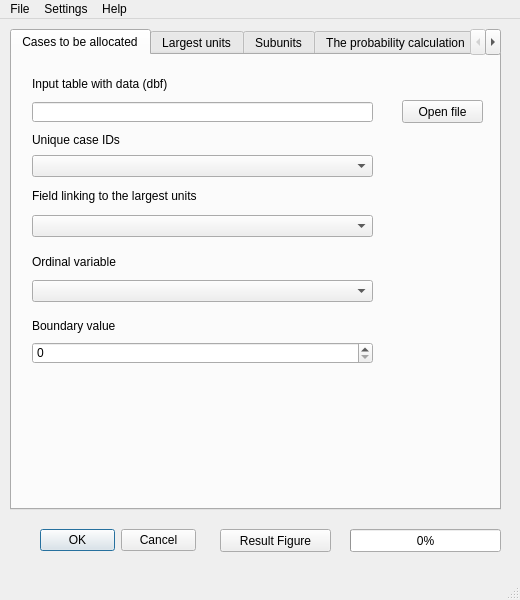
<?xml version="1.0" encoding="UTF-8"?>
<ui version="4.0">
 <class>MainWindow</class>
 <widget class="QMainWindow" name="MainWindow">
  <property name="geometry">
   <rect>
    <x>0</x>
    <y>0</y>
    <width>520</width>
    <height>600</height>
   </rect>
  </property>
  <property name="windowTitle">
   <string>Gaussian Single Imputation Tool</string>
  </property>
  <widget class="QWidget" name="centralwidget">
   <widget class="QDialogButtonBox" name="buttonBox">
    <property name="geometry">
     <rect>
      <x>40</x>
      <y>510</y>
      <width>156</width>
      <height>23</height>
     </rect>
    </property>
    <property name="standardButtons">
     <set>QDialogButtonBox::Cancel|QDialogButtonBox::Ok</set>
    </property>
   </widget>
   <widget class="QTabWidget" name="tabWidget">
    <property name="geometry">
     <rect>
      <x>10</x>
      <y>10</y>
      <width>491</width>
      <height>481</height>
     </rect>
    </property>
    <property name="currentIndex">
     <number>0</number>
    </property>
    <widget class="QWidget" name="tab">
     <property name="enabled">
      <bool>true</bool>
     </property>
     <attribute name="title">
      <string>Cases to be allocated</string>
     </attribute>
     <widget class="QLabel" name="label_2">
      <property name="geometry">
       <rect>
        <x>20</x>
        <y>77</y>
        <width>341</width>
        <height>16</height>
       </rect>
      </property>
      <property name="text">
       <string>Unique case IDs</string>
      </property>
     </widget>
     <widget class="QPushButton" name="pushButtonOpenInputTableFile">
      <property name="geometry">
       <rect>
        <x>390</x>
        <y>45</y>
        <width>81</width>
        <height>23</height>
       </rect>
      </property>
      <property name="text">
       <string>Open file</string>
      </property>
      <property name="icon">
       <iconset>
        <normaloff>../../../../../../Users/sctronlinux/.designer/img/open-16.png</normaloff>../../../../../../Users/sctronlinux/.designer/img/open-16.png</iconset>
      </property>
     </widget>
     <widget class="QComboBox" name="comboBoxLargestUnits">
      <property name="geometry">
       <rect>
        <x>20</x>
        <y>160</y>
        <width>341</width>
        <height>22</height>
       </rect>
      </property>
     </widget>
     <widget class="QComboBox" name="comboBoxCaseIds">
      <property name="geometry">
       <rect>
        <x>20</x>
        <y>100</y>
        <width>341</width>
        <height>22</height>
       </rect>
      </property>
     </widget>
     <widget class="QLabel" name="label">
      <property name="geometry">
       <rect>
        <x>20</x>
        <y>21</y>
        <width>341</width>
        <height>16</height>
       </rect>
      </property>
      <property name="text">
       <string>Input table with data (dbf)</string>
      </property>
     </widget>
     <widget class="QLineEdit" name="lineEditInputTableFile">
      <property name="geometry">
       <rect>
        <x>20</x>
        <y>47</y>
        <width>341</width>
        <height>20</height>
       </rect>
      </property>
     </widget>
     <widget class="QLabel" name="label_4">
      <property name="geometry">
       <rect>
        <x>20</x>
        <y>133</y>
        <width>341</width>
        <height>16</height>
       </rect>
      </property>
      <property name="text">
       <string>Field linking to the largest units</string>
      </property>
     </widget>
     <widget class="QLabel" name="label_11">
      <property name="geometry">
       <rect>
        <x>20</x>
        <y>199</y>
        <width>161</width>
        <height>16</height>
       </rect>
      </property>
      <property name="text">
       <string>Ordinal variable</string>
      </property>
     </widget>
     <widget class="QComboBox" name="comboBoxOrdinalVariable">
      <property name="geometry">
       <rect>
        <x>20</x>
        <y>225</y>
        <width>341</width>
        <height>22</height>
       </rect>
      </property>
     </widget>
     <widget class="QLabel" name="label_12">
      <property name="geometry">
       <rect>
        <x>20</x>
        <y>263</y>
        <width>321</width>
        <height>16</height>
       </rect>
      </property>
      <property name="text">
       <string>Boundary value</string>
      </property>
     </widget>
     <widget class="QSpinBox" name="spinBoxBoundryValueCasesToBeAllocated">
      <property name="geometry">
       <rect>
        <x>20</x>
        <y>287</y>
        <width>341</width>
        <height>22</height>
       </rect>
      </property>
      <property name="minimum">
       <number>0</number>
      </property>
      <property name="value">
       <number>0</number>
      </property>
     </widget>
    </widget>
    <widget class="QWidget" name="tab_2">
     <attribute name="title">
      <string>Largest units</string>
     </attribute>
     <widget class="QPushButton" name="pushButtonOpenPolygonLayerLargestUnits">
      <property name="geometry">
       <rect>
        <x>390</x>
        <y>48</y>
        <width>81</width>
        <height>23</height>
       </rect>
      </property>
      <property name="text">
       <string>Open file</string>
      </property>
      <property name="icon">
       <iconset>
        <normaloff>../../../../../../Users/sctronlinux/.designer/img/open-16.png</normaloff>../../../../../../Users/sctronlinux/.designer/img/open-16.png</iconset>
      </property>
     </widget>
     <widget class="QLabel" name="label_3">
      <property name="geometry">
       <rect>
        <x>20</x>
        <y>80</y>
        <width>221</width>
        <height>16</height>
       </rect>
      </property>
      <property name="text">
       <string>Field linking cased to be allocated</string>
      </property>
     </widget>
     <widget class="QComboBox" name="comboBoxSubunits">
      <property name="geometry">
       <rect>
        <x>20</x>
        <y>163</y>
        <width>341</width>
        <height>22</height>
       </rect>
      </property>
     </widget>
     <widget class="QLabel" name="label_5">
      <property name="geometry">
       <rect>
        <x>20</x>
        <y>23</y>
        <width>341</width>
        <height>16</height>
       </rect>
      </property>
      <property name="text">
       <string>Choose polygon layer (Shapefile)</string>
      </property>
     </widget>
     <widget class="QComboBox" name="comboBoxCasedToBeAllocated">
      <property name="geometry">
       <rect>
        <x>20</x>
        <y>100</y>
        <width>341</width>
        <height>22</height>
       </rect>
      </property>
     </widget>
     <widget class="QLineEdit" name="lineEditPolygonLayerLargestUnits">
      <property name="geometry">
       <rect>
        <x>20</x>
        <y>50</y>
        <width>341</width>
        <height>20</height>
       </rect>
      </property>
     </widget>
     <widget class="QLabel" name="label_6">
      <property name="geometry">
       <rect>
        <x>20</x>
        <y>133</y>
        <width>311</width>
        <height>16</height>
       </rect>
      </property>
      <property name="text">
       <string>Field linking to subunits</string>
      </property>
     </widget>
    </widget>
    <widget class="QWidget" name="tab_3">
     <attribute name="title">
      <string>Subunits</string>
     </attribute>
     <widget class="QLineEdit" name="lineEditPolygonLayerSubunits">
      <property name="geometry">
       <rect>
        <x>20</x>
        <y>37</y>
        <width>341</width>
        <height>20</height>
       </rect>
      </property>
     </widget>
     <widget class="QLabel" name="label_7">
      <property name="geometry">
       <rect>
        <x>20</x>
        <y>120</y>
        <width>161</width>
        <height>16</height>
       </rect>
      </property>
      <property name="text">
       <string>Unique subunit IDs</string>
      </property>
     </widget>
     <widget class="QComboBox" name="comboBoxLargestUnitsSubunits">
      <property name="geometry">
       <rect>
        <x>20</x>
        <y>87</y>
        <width>341</width>
        <height>22</height>
       </rect>
      </property>
     </widget>
     <widget class="QLabel" name="label_8">
      <property name="geometry">
       <rect>
        <x>20</x>
        <y>67</y>
        <width>221</width>
        <height>16</height>
       </rect>
      </property>
      <property name="text">
       <string>Field linking to the largest units</string>
      </property>
     </widget>
     <widget class="QPushButton" name="pushButtonOpenPolygonLayerSubunits">
      <property name="geometry">
       <rect>
        <x>390</x>
        <y>37</y>
        <width>81</width>
        <height>23</height>
       </rect>
      </property>
      <property name="text">
       <string>Open file</string>
      </property>
      <property name="icon">
       <iconset>
        <normaloff>../../../../../../Users/sctronlinux/.designer/img/open-16.png</normaloff>../../../../../../Users/sctronlinux/.designer/img/open-16.png</iconset>
      </property>
     </widget>
     <widget class="QComboBox" name="comboBoxUniqueSubunitsIds">
      <property name="geometry">
       <rect>
        <x>20</x>
        <y>150</y>
        <width>341</width>
        <height>22</height>
       </rect>
      </property>
     </widget>
     <widget class="QLabel" name="label_9">
      <property name="geometry">
       <rect>
        <x>20</x>
        <y>17</y>
        <width>331</width>
        <height>16</height>
       </rect>
      </property>
      <property name="text">
       <string>Choose polygon layer (Shapefile)</string>
      </property>
     </widget>
     <widget class="QLabel" name="label_10">
      <property name="geometry">
       <rect>
        <x>20</x>
        <y>190</y>
        <width>311</width>
        <height>16</height>
       </rect>
      </property>
      <property name="text">
       <string>Total population in a subunit</string>
      </property>
     </widget>
     <widget class="QComboBox" name="comboBoxTotalPopulation">
      <property name="geometry">
       <rect>
        <x>20</x>
        <y>220</y>
        <width>341</width>
        <height>22</height>
       </rect>
      </property>
     </widget>
    </widget>
    <widget class="QWidget" name="tab_4">
     <attribute name="title">
      <string>The probability calculation</string>
     </attribute>
     <widget class="QLabel" name="label_13">
      <property name="geometry">
       <rect>
        <x>20</x>
        <y>17</y>
        <width>421</width>
        <height>16</height>
       </rect>
      </property>
      <property name="text">
       <string>Variables used for probability calculation (from subunits/shapefile)</string>
      </property>
     </widget>
     <widget class="QTableWidget" name="tableWidgetSubunits">
      <property name="geometry">
       <rect>
        <x>20</x>
        <y>81</y>
        <width>331</width>
        <height>111</height>
       </rect>
      </property>
      <property name="editTriggers">
       <set>QAbstractItemView::NoEditTriggers</set>
      </property>
      <property name="dragEnabled">
       <bool>true</bool>
      </property>
      <property name="dragDropOverwriteMode">
       <bool>false</bool>
      </property>
      <property name="dragDropMode">
       <enum>QAbstractItemView::NoDragDrop</enum>
      </property>
      <property name="alternatingRowColors">
       <bool>true</bool>
      </property>
      <property name="selectionMode">
       <enum>QAbstractItemView::SingleSelection</enum>
      </property>
      <property name="selectionBehavior">
       <enum>QAbstractItemView::SelectRows</enum>
      </property>
      <property name="rowCount">
       <number>0</number>
      </property>
      <property name="columnCount">
       <number>1</number>
      </property>
      <column>
       <property name="text">
        <string>Field</string>
       </property>
      </column>
     </widget>
     <widget class="QPushButton" name="pushButtonAddToSubunits">
      <property name="geometry">
       <rect>
        <x>379</x>
        <y>44</y>
        <width>91</width>
        <height>23</height>
       </rect>
      </property>
      <property name="text">
       <string>Add</string>
      </property>
      <property name="icon">
       <iconset>
        <normaloff>../../../../../../Users/sctronlinux/.designer/img/add-16.png</normaloff>../../../../../../Users/sctronlinux/.designer/img/add-16.png</iconset>
      </property>
     </widget>
     <widget class="QLabel" name="label_14">
      <property name="geometry">
       <rect>
        <x>20</x>
        <y>220</y>
        <width>401</width>
        <height>16</height>
       </rect>
      </property>
      <property name="text">
       <string>Corresponding variables for calculation in cases (from dbf)</string>
      </property>
     </widget>
     <widget class="QComboBox" name="comboBoxCalculationInCases">
      <property name="geometry">
       <rect>
        <x>130</x>
        <y>250</y>
        <width>221</width>
        <height>22</height>
       </rect>
      </property>
     </widget>
     <widget class="QTableWidget" name="tableWidgetCalculationInCases">
      <property name="geometry">
       <rect>
        <x>20</x>
        <y>330</y>
        <width>331</width>
        <height>111</height>
       </rect>
      </property>
      <property name="editTriggers">
       <set>QAbstractItemView::NoEditTriggers</set>
      </property>
      <property name="dragEnabled">
       <bool>true</bool>
      </property>
      <property name="dragDropOverwriteMode">
       <bool>false</bool>
      </property>
      <property name="dragDropMode">
       <enum>QAbstractItemView::NoDragDrop</enum>
      </property>
      <property name="alternatingRowColors">
       <bool>true</bool>
      </property>
      <property name="selectionMode">
       <enum>QAbstractItemView::SingleSelection</enum>
      </property>
      <property name="selectionBehavior">
       <enum>QAbstractItemView::SelectRows</enum>
      </property>
      <property name="rowCount">
       <number>0</number>
      </property>
      <property name="columnCount">
       <number>2</number>
      </property>
      <attribute name="horizontalHeaderCascadingSectionResizes">
       <bool>false</bool>
      </attribute>
      <attribute name="verticalHeaderCascadingSectionResizes">
       <bool>false</bool>
      </attribute>
      <attribute name="verticalHeaderShowSortIndicator" stdset="0">
       <bool>true</bool>
      </attribute>
      <attribute name="verticalHeaderStretchLastSection">
       <bool>false</bool>
      </attribute>
      <column>
       <property name="text">
        <string>Field</string>
       </property>
      </column>
      <column>
       <property name="text">
        <string>Value</string>
       </property>
      </column>
     </widget>
     <widget class="QPushButton" name="pushButtonRemoveFromDbf">
      <property name="geometry">
       <rect>
        <x>380</x>
        <y>339</y>
        <width>91</width>
        <height>23</height>
       </rect>
      </property>
      <property name="text">
       <string>Remove</string>
      </property>
      <property name="icon">
       <iconset>
        <normaloff>../../../../../../Users/sctronlinux/.designer/img/delete-16.png</normaloff>../../../../../../Users/sctronlinux/.designer/img/delete-16.png</iconset>
      </property>
      <property name="checkable">
       <bool>false</bool>
      </property>
      <property name="checked">
       <bool>false</bool>
      </property>
     </widget>
     <widget class="QPushButton" name="pushButtonAddToDbf">
      <property name="geometry">
       <rect>
        <x>380</x>
        <y>290</y>
        <width>91</width>
        <height>23</height>
       </rect>
      </property>
      <property name="sizeIncrement">
       <size>
        <width>0</width>
        <height>0</height>
       </size>
      </property>
      <property name="autoFillBackground">
       <bool>false</bool>
      </property>
      <property name="text">
       <string>Add</string>
      </property>
      <property name="icon">
       <iconset>
        <normaloff>../../../../../../Users/sctronlinux/.designer/img/add-16.png</normaloff>../../../../../../Users/sctronlinux/.designer/img/add-16.png</iconset>
      </property>
     </widget>
     <widget class="QPushButton" name="pushButtonMoveUpDbf">
      <property name="geometry">
       <rect>
        <x>380</x>
        <y>378</y>
        <width>91</width>
        <height>23</height>
       </rect>
      </property>
      <property name="text">
       <string>Move Up</string>
      </property>
      <property name="icon">
       <iconset>
        <normaloff>../../../../../../Users/sctronlinux/.designer/img/up-16.png</normaloff>../../../../../../Users/sctronlinux/.designer/img/up-16.png</iconset>
      </property>
     </widget>
     <widget class="QPushButton" name="pushButtonMoveDownDbf">
      <property name="geometry">
       <rect>
        <x>380</x>
        <y>415</y>
        <width>91</width>
        <height>23</height>
       </rect>
      </property>
      <property name="text">
       <string>Move Down</string>
      </property>
      <property name="icon">
       <iconset>
        <normaloff>../../../../../../Users/sctronlinux/.designer/img/down-16.png</normaloff>../../../../../../Users/sctronlinux/.designer/img/down-16.png</iconset>
      </property>
     </widget>
     <widget class="QSpinBox" name="spinBoxBoundryValueCalculationInCases">
      <property name="geometry">
       <rect>
        <x>130</x>
        <y>290</y>
        <width>221</width>
        <height>22</height>
       </rect>
      </property>
      <property name="minimum">
       <number>0</number>
      </property>
      <property name="value">
       <number>0</number>
      </property>
     </widget>
     <widget class="QLabel" name="label_18">
      <property name="geometry">
       <rect>
        <x>20</x>
        <y>290</y>
        <width>91</width>
        <height>16</height>
       </rect>
      </property>
      <property name="text">
       <string>Boundry value</string>
      </property>
     </widget>
     <widget class="QComboBox" name="comboBoxProbabilityCalculation">
      <property name="geometry">
       <rect>
        <x>20</x>
        <y>44</y>
        <width>331</width>
        <height>22</height>
       </rect>
      </property>
     </widget>
     <widget class="QPushButton" name="pushButtonMoveDownSubunits">
      <property name="geometry">
       <rect>
        <x>379</x>
        <y>170</y>
        <width>91</width>
        <height>23</height>
       </rect>
      </property>
      <property name="text">
       <string>Move Down</string>
      </property>
      <property name="icon">
       <iconset>
        <normaloff>../../../../../../Users/sctronlinux/.designer/img/down-16.png</normaloff>../../../../../../Users/sctronlinux/.designer/img/down-16.png</iconset>
      </property>
     </widget>
     <widget class="QPushButton" name="pushButtonRemoveFromSubunits">
      <property name="geometry">
       <rect>
        <x>379</x>
        <y>90</y>
        <width>91</width>
        <height>23</height>
       </rect>
      </property>
      <property name="text">
       <string>Remove</string>
      </property>
      <property name="icon">
       <iconset>
        <normaloff>../../../../../../Users/sctronlinux/.designer/img/delete-16.png</normaloff>../../../../../../Users/sctronlinux/.designer/img/delete-16.png</iconset>
      </property>
      <property name="checkable">
       <bool>false</bool>
      </property>
      <property name="checked">
       <bool>false</bool>
      </property>
     </widget>
     <widget class="QPushButton" name="pushButtonMoveUpSubunits">
      <property name="geometry">
       <rect>
        <x>379</x>
        <y>130</y>
        <width>91</width>
        <height>23</height>
       </rect>
      </property>
      <property name="text">
       <string>Move Up</string>
      </property>
      <property name="icon">
       <iconset>
        <normaloff>../../../../../../Users/sctronlinux/.designer/img/up-16.png</normaloff>../../../../../../Users/sctronlinux/.designer/img/up-16.png</iconset>
      </property>
     </widget>
     <widget class="QLabel" name="label_20">
      <property name="geometry">
       <rect>
        <x>20</x>
        <y>253</y>
        <width>91</width>
        <height>16</height>
       </rect>
      </property>
      <property name="text">
       <string>Field</string>
      </property>
     </widget>
    </widget>
    <widget class="QWidget" name="tab_5">
     <attribute name="title">
      <string>Output</string>
     </attribute>
     <widget class="QLabel" name="label_16">
      <property name="geometry">
       <rect>
        <x>20</x>
        <y>70</y>
        <width>221</width>
        <height>16</height>
       </rect>
      </property>
      <property name="text">
       <string>Output coordinates file name</string>
      </property>
     </widget>
     <widget class="QSpinBox" name="spinBoxNumberOfOutputCoordinates">
      <property name="geometry">
       <rect>
        <x>20</x>
        <y>140</y>
        <width>341</width>
        <height>22</height>
       </rect>
      </property>
      <property name="minimum">
       <number>1</number>
      </property>
     </widget>
     <widget class="QLineEdit" name="lineEditOutputCoordinatesFileName">
      <property name="geometry">
       <rect>
        <x>20</x>
        <y>90</y>
        <width>341</width>
        <height>20</height>
       </rect>
      </property>
     </widget>
     <widget class="QLabel" name="label_17">
      <property name="geometry">
       <rect>
        <x>20</x>
        <y>120</y>
        <width>221</width>
        <height>16</height>
       </rect>
      </property>
      <property name="text">
       <string>Number of output coordinates</string>
      </property>
     </widget>
     <widget class="QLineEdit" name="lineEditWorkspaceForOutput">
      <property name="geometry">
       <rect>
        <x>20</x>
        <y>40</y>
        <width>341</width>
        <height>20</height>
       </rect>
      </property>
     </widget>
     <widget class="QPushButton" name="pushButtonBrowseOutputWorkspace">
      <property name="geometry">
       <rect>
        <x>380</x>
        <y>40</y>
        <width>91</width>
        <height>23</height>
       </rect>
      </property>
      <property name="text">
       <string>Browse</string>
      </property>
      <property name="icon">
       <iconset>
        <normaloff>../../../../../../Users/sctronlinux/.designer/img/open-16.png</normaloff>../../../../../../Users/sctronlinux/.designer/img/open-16.png</iconset>
      </property>
     </widget>
     <widget class="QLabel" name="label_15">
      <property name="geometry">
       <rect>
        <x>20</x>
        <y>20</y>
        <width>221</width>
        <height>16</height>
       </rect>
      </property>
      <property name="text">
       <string>Derived path</string>
      </property>
     </widget>
     <widget class="QLabel" name="label_19">
      <property name="geometry">
       <rect>
        <x>20</x>
        <y>180</y>
        <width>221</width>
        <height>16</height>
       </rect>
      </property>
      <property name="text">
       <string>Output propotion file name</string>
      </property>
     </widget>
     <widget class="QLineEdit" name="lineEditOutputPropotionFileName">
      <property name="geometry">
       <rect>
        <x>20</x>
        <y>200</y>
        <width>341</width>
        <height>20</height>
       </rect>
      </property>
     </widget>
    </widget>
   </widget>
   <widget class="QProgressBar" name="progressBar">
    <property name="enabled">
     <bool>true</bool>
    </property>
    <property name="geometry">
     <rect>
      <x>350</x>
      <y>510</y>
      <width>151</width>
      <height>23</height>
     </rect>
    </property>
    <property name="value">
     <number>0</number>
    </property>
    <property name="textVisible">
     <bool>true</bool>
    </property>
    <property name="invertedAppearance">
     <bool>false</bool>
    </property>
   </widget>
   <widget class="QPushButton" name="pushButtonResultFigure">
    <property name="geometry">
     <rect>
      <x>220</x>
      <y>510</y>
      <width>111</width>
      <height>23</height>
     </rect>
    </property>
    <property name="text">
     <string>Result Figure</string>
    </property>
    <property name="icon">
     <iconset>
      <normaloff>../../../../../../Users/sctronlinux/.designer/img/result-figure-16.png</normaloff>../../../../../../Users/sctronlinux/.designer/img/result-figure-16.png</iconset>
    </property>
   </widget>
  </widget>
  <widget class="QMenuBar" name="menubar">
   <property name="geometry">
    <rect>
     <x>0</x>
     <y>0</y>
     <width>520</width>
     <height>21</height>
    </rect>
   </property>
   <widget class="QMenu" name="menuFile">
    <property name="title">
     <string>File</string>
    </property>
    <addaction name="actionOpen"/>
    <addaction name="actionSave"/>
    <addaction name="actionExit"/>
   </widget>
   <widget class="QMenu" name="menuSettings">
    <property name="title">
     <string>Settings</string>
    </property>
    <addaction name="actionPreferences"/>
    <addaction name="actionEnvironment_2"/>
   </widget>
   <widget class="QMenu" name="menuHelp">
    <property name="title">
     <string>Help</string>
    </property>
    <addaction name="actionHelp"/>
    <addaction name="actionAbout_us"/>
   </widget>
   <addaction name="menuFile"/>
   <addaction name="menuSettings"/>
   <addaction name="menuHelp"/>
  </widget>
  <widget class="QStatusBar" name="statusbar"/>
  <action name="actionOpen">
   <property name="icon">
    <iconset>
     <normaloff>../../../../../../Users/sctronlinux/.designer/img/open-16.png</normaloff>../../../../../../Users/sctronlinux/.designer/img/open-16.png</iconset>
   </property>
   <property name="text">
    <string>Open</string>
   </property>
  </action>
  <action name="actionExit">
   <property name="icon">
    <iconset>
     <normaloff>../../../../../../Users/sctronlinux/.designer/img/exit-16.png</normaloff>../../../../../../Users/sctronlinux/.designer/img/exit-16.png</iconset>
   </property>
   <property name="text">
    <string>Exit</string>
   </property>
  </action>
  <action name="actionEnvironment">
   <property name="text">
    <string>Environment</string>
   </property>
  </action>
  <action name="actionSave">
   <property name="icon">
    <iconset>
     <normaloff>../../../../../../Users/sctronlinux/.designer/img/save-16.png</normaloff>../../../../../../Users/sctronlinux/.designer/img/save-16.png</iconset>
   </property>
   <property name="text">
    <string>Save</string>
   </property>
  </action>
  <action name="actionPreferences">
   <property name="icon">
    <iconset>
     <normaloff>../../../../../../Users/sctronlinux/.designer/img/preferences-16.png</normaloff>../../../../../../Users/sctronlinux/.designer/img/preferences-16.png</iconset>
   </property>
   <property name="text">
    <string>Preferences</string>
   </property>
  </action>
  <action name="actionEnvironment_2">
   <property name="icon">
    <iconset>
     <normaloff>../../../../../../Users/sctronlinux/.designer/img/settings-16.png</normaloff>../../../../../../Users/sctronlinux/.designer/img/settings-16.png</iconset>
   </property>
   <property name="text">
    <string>Environment</string>
   </property>
  </action>
  <action name="actionHelp">
   <property name="icon">
    <iconset>
     <normaloff>../../../../../../Users/sctronlinux/.designer/img/help-16.png</normaloff>../../../../../../Users/sctronlinux/.designer/img/help-16.png</iconset>
   </property>
   <property name="text">
    <string>Help</string>
   </property>
  </action>
  <action name="actionAbout_us">
   <property name="icon">
    <iconset>
     <normaloff>../../../../../../Users/sctronlinux/.designer/img/about-us-16.png</normaloff>../../../../../../Users/sctronlinux/.designer/img/about-us-16.png</iconset>
   </property>
   <property name="text">
    <string>About Us</string>
   </property>
  </action>
 </widget>
 <resources/>
 <connections/>
</ui>
